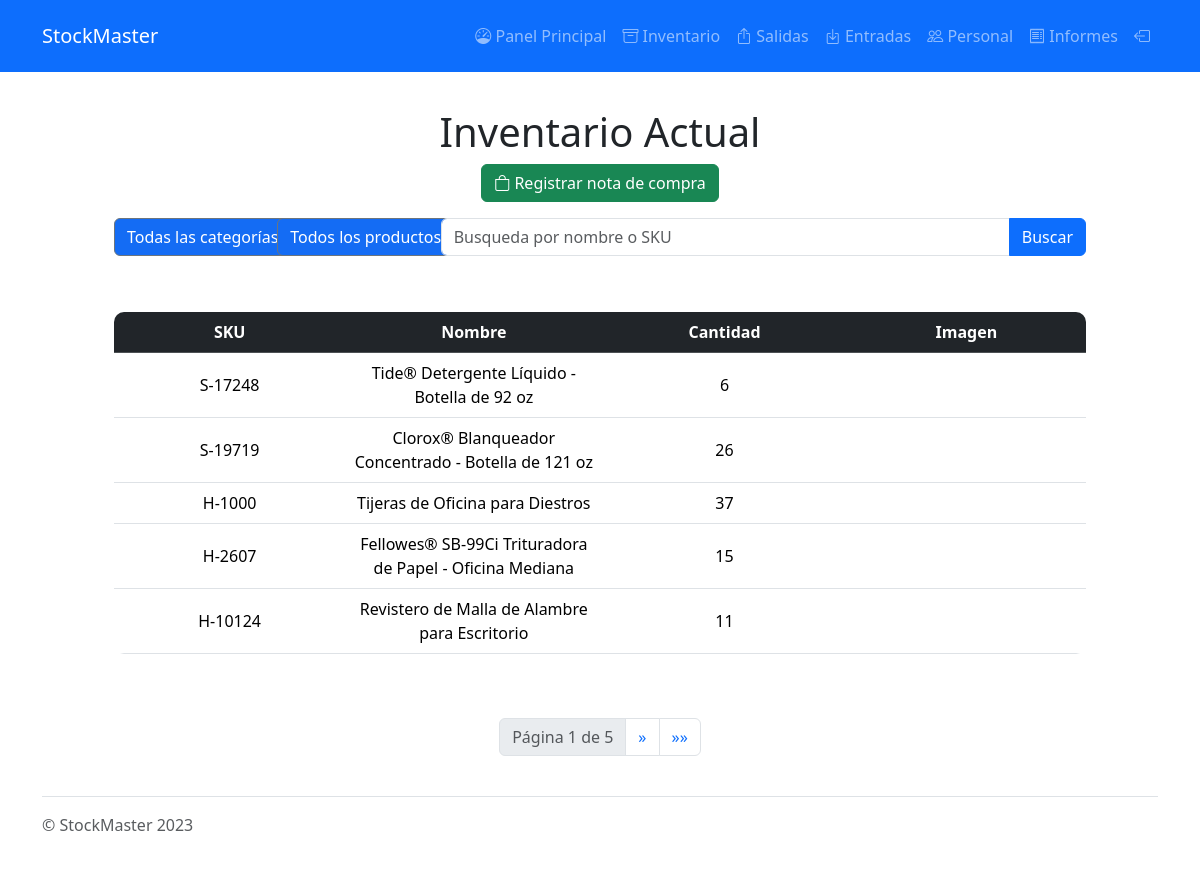
Page /inventario/filter/ (signed in) on the committed database.
### Product/models.py (models this page shows, shortened)
class Product(models.Model):
    name = models.CharField(max_length=255)
    """
    str: The name of the product.
    """
    SKU = models.CharField(max_length=255, unique=True)
    """
    str: The stock keeping unit of the product.
    """
    price = models.FloatField(default=0.0)
    """
    float: The price of the product.
    """
    quantity = models.PositiveIntegerField(default=0)
    """
    int: The current stock quantity of the product.
    """
    image = models.ImageField(upload_to='uploads/%Y/%m/%d/', blank=True)
    """
    str: The image associated with the product.
    """
    threshold = models.PositiveIntegerField(default=0)
    """
    int: The threshold indicating low stock.
    """
    category = models.CharField(max_length=255, choices=[
        ('ELE', 'Eléctrico'),
        ('PLU', 'Plomería'),
        ('OFF', 'Oficina'),
        ('CLE', 'Limpieza')
    ])
    """
    str: The category of the product.
    """
    isExternal = models.BooleanField(default=False)
    """
    bool: Indicates if the product is acquired from outside the institution.
    """
    history = HistoricalRecords()
    """
    :meta private:
    HistoricalRecords: Used to manage historical modifications of the product.
    """

### Inventory/views.py (the view)
# urls.py: path('filter/', views.FilterInventory, name="filtered"),
@login_required(login_url='login')
def FilterInventory(request):
    searchQuery = request.GET.get("search")
    category = request.GET.get("category")
    stock = request.GET.get("stock")
    allProducts = Product.objects.all()
    if searchQuery:
        searchQuery_normalized = RemoveAccents(searchQuery).lower()
        allProducts = allProducts.filter(
            Q(name__icontains=searchQuery_normalized) | Q(SKU__icontains=searchQuery_normalized)
        )
    if category:
        allProducts = allProducts.filter(category=category)
    if stock == "low-stock-inventory":
        lowStock = []
        for product in allProducts:
            if product.isLowStock() and product.quantity > 0:
                lowStock.append(product)
        allProducts = lowStock
    elif stock == "good-stock-inventory":
        goodStock = []
        for product in allProducts:
            if not product.isLowStock():
                goodStock.append(product)
        allProducts = goodStock
    elif stock == "no-stock-inventory":
        noStock = []
        for product in allProducts:
            if product.quantity == 0:
                noStock.append(product)
        allProducts = noStock
    paginator = Paginator(allProducts, 5)
    page = request.GET.get("page")
    products = paginator.get_page(page)
    return render(request, 'inventory.html', {
        'products': products,
    })

### templates/inventory.html (shortened to what this page needs)
{% extends 'base.html' %}
{% block content %}
    <html lang="en">
    <head>
        <link href="https://cdn.jsdelivr.net/npm/bootstrap@5.3.2/dist/css/bootstrap.min.css" rel="stylesheet"
>
        <link rel="stylesheet" href="https://cdn.jsdelivr.net/npm/bootstrap-icons@1.3.0/font/bootstrap-icons.css">
    </head>
    <body>
    <div class="container">
        <section class="p-5">
            <div class="container text-center">
                <div class="row text-center g-4">
                    <div class="col-md">
                        <h1>Inventario Actual</h1>
                        <div class="container mt-6">
                            <a href="{% url 'addProducts' %}" class="btn btn-success"><i class="bi bi-bag"></i> Registrar nota de compra</a>
                            <div class="row g-2 pt-3">
                                <div class="col-md-2">
                                    <div class="dropdown">
                                        <button class="btn btn-secondary dropdown-toggle custom-bg-color" type="button"
                                                data-bs-toggle="dropdown" aria-expanded="false">
                                            {% if request.GET.category == 'ELE' %} Electricidad
                                            {% elif request.GET.category == 'PLU' %} Plomeria
                                            {% elif request.GET.category == 'OFF' %} Oficina
                                            {% elif request.GET.category == 'CLE' %} Limpieza
                                            {% else %} Todas las categorías
                                            {% endif %}
                                        </button>
                                    </div>
                                </div>
                                <div class="col-md-2">
                                    <div class="dropdown">
                                        <button class="btn btn-secondary dropdown-toggle custom-bg-color"
                                                id="stock-dropdown"
                                                type="button" data-bs-toggle="dropdown">
                                            {% if request.GET.stock == 'good-stock-inventory' %} Buena existencia
                                            {% elif request.GET.stock == 'low-stock-inventory' %} Baja existencia
                                            {% elif request.GET.stock == 'no-stock-inventory' %} Sin existencias
                                            {% else %}Todos los productos
                                            {% endif %}
                                        </button>
                                    </div>
                                </div>
                                <div class="col">
                                    <form class="mb-3" id="search-form" action="" method="get">
                                        <div class="input-group">
                                            <input type="text" id="search" name="search" class="form-control"
                                                   placeholder="Busqueda por nombre o SKU" value="{{ searchQuery }}">
                                            <button type="submit" class="btn btn-primary">Buscar</button>
                                        </div>
                                    </form>
                                </div>
                            </div>
                        </div>
                        <div class="container mt-4">
                            <div class="table-responsive">
                                {% if products %}
                                    <table class="table mt-3 table-hover tableRoundedm align-middle">
                                        <thead class="table-dark">
                                        <tr>
                                            <th>SKU</th>
                                            <th>Nombre</th>
                                            <th>Cantidad</th>
                                            <th>Imagen</th>
                                        </tr>
                                        </thead>
                                        <tbody id="inventory-table">
                                        {% for product in products %}
                                            <tr class="table-row clickableRow"
                                                data-href="{% url 'productDetails' product.id %}">
                                                <td>{{ product.SKU }}</td>
                                                <td>{{ product.name }}</td>
                                                <td>{{ product.quantity }}</td>
                                                {% if product.image %}
                                                    <td><img src="{{ product.image.url }}" alt="" width="200"></td>
                                                {% else %}
                                                    <td>
                                                        <div class="img-placeholder">No hay imagen disponible</div>
                                                    </td>
                                                {% endif %}
                                            </tr>
                                        {% endfor %}
                                        </tbody>
                                    </table>
                                {% endif %}
                            </div>
                        </div>
                    </div>
                </div>
            </div>
        </section>
        <div class="text-center">
            <div class="d-flex justify-content-center">
                <ul class="pagination">
                    <li class="page-item disabled">
                        <span class="page-link">Página {{ products.number }} de {{ products.paginator.num_pages }}</span>
                    </li>
                    {% if products.has_next %}
                        <li class="page-item">
                            <a class="page-link" href="?page=
                        {{ products.next_page_number }}
                        {% if request.GET.category %}&category={{ request.GET.category }}{% endif %}"
                               aria-label="Next">
                                <span aria-hidden="true">&raquo;</span>
                            </a>
                        </li>
                        <li class="page-item">
                            <a class="page-link" href="?page=
                        {{ products.paginator.num_pages }}
                        {% if request.GET.category %}&category={{ request.GET.category }}{% endif %}"
                               aria-label="Last">
                                <span aria-hidden="true">&raquo;&raquo;</span>
                            </a>
                        </li>
                    {% endif %}
                </ul>
            </div>
        </div>
    </div>
    </body>
{% endblock content %}

### templates/base.html (style rules this page uses)
body::before { display: block; content: ""; height: 60px; }

### templates/inventory.html (style rules this page uses)
#inventory-table td { width: 400px; }
.tableRoundedm { border-radius: 10px; overflow: hidden; }
.clickableRow { cursor: pointer; }
.custom-bg-color { background-color: #146cf4; }

### rows in the picture
Product: SKU "S-17248", name "Tide® Detergente Líquido - Botella de 92 oz", quantity "6"
Product: SKU "S-19719", name "Clorox® Blanqueador Concentrado - Botella de 121 oz", quantity "26"
Product: SKU "H-1000", name "Tijeras de Oficina para Diestros", quantity "37"
Product: SKU "H-2607", name "Fellowes® SB-99Ci Trituradora de Papel - Oficina Mediana", quantity "15"
Product: SKU "H-10124", name "Revistero de Malla de Alambre para Escritorio", quantity "11"

### other values in the picture
{{ products.number }} "1"
{{ products.paginator.num_pages }} "5"
